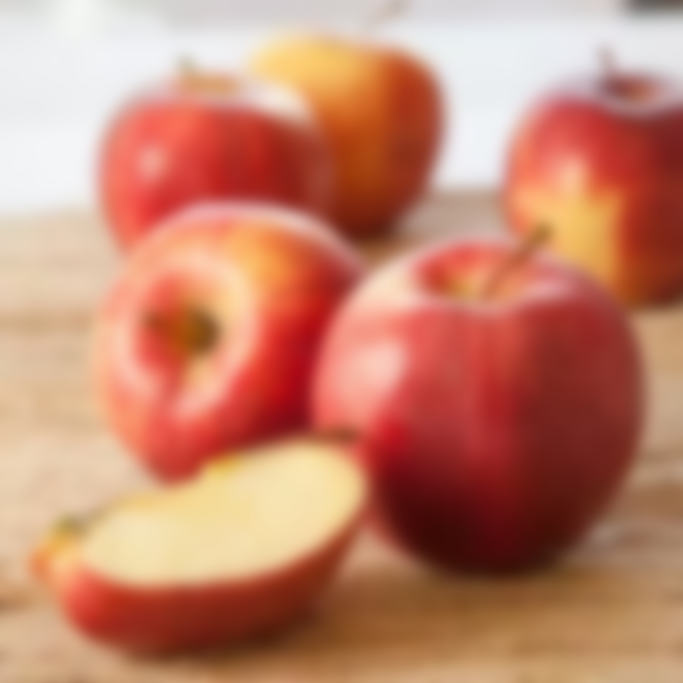
#> input picture data/raw/style/blur/1.png, 2048 x 2048 px, given as the content of the folder sktop/2025_autumn/deep_learning/SIS/3/project/data/raw/input, which was not available (shown at 1/3 size)
$ python style.py
#> lines starting #> are read from the running program, lines starting #| are printed output that depends on the picture; pictures that were not available may be replaced by others from this repository, and a replacement may not be noted
#> further down, img is the input picture: shape (2048, 2048, 3); mean B, G, R 109.8, 132.9, 196.4
#> pass 2 of the loop `for style in style_folders:`:
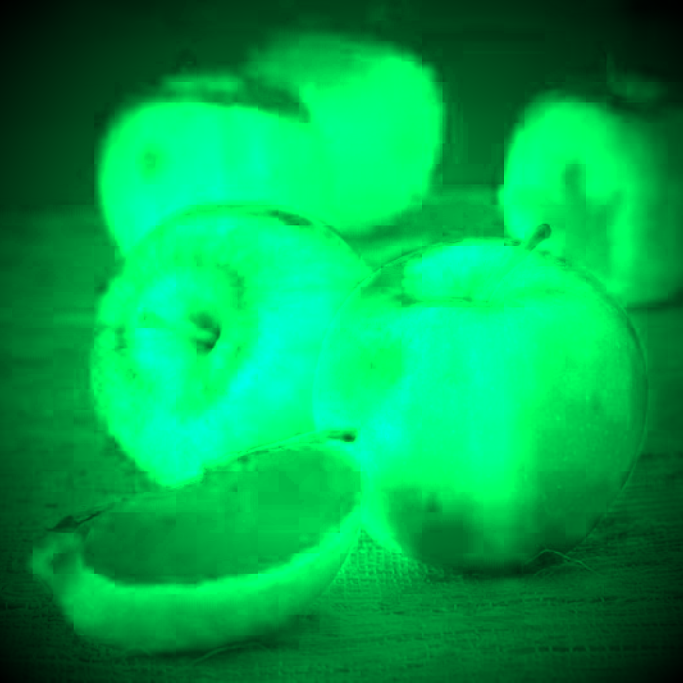
#> input picture data/raw/style/night_vis/1.png, 2048 x 2048 px, found by its file name (shown at 1/3 size)
#> img is the input picture: shape (2048, 2048, 3); mean B, G, R 76.8, 168, 0
#> `img = cv2.resize(img, RESIZE_TO)`:
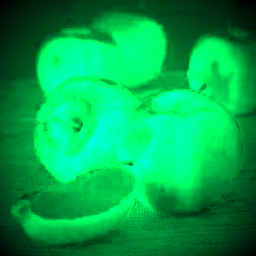
#> img: shape (256, 256, 3); mean B, G, R 76.9, 168.1, 0
import os
import cv2
import numpy as np

# ------------------------------
# CONFIG
# ------------------------------
RAW_INPUT = "/Users/amayakof/Desktop/2025_autumn/deep_learning/SIS/3/project/data/raw/input"
RAW_STYLE_ROOT = "/Users/amayakof/Desktop/2025_autumn/deep_learning/SIS/3/project/data/raw/style"

PREP_INPUT = "/Users/amayakof/Desktop/2025_autumn/deep_learning/SIS/3/project/data/preprocessed/input"
PREP_STYLE_ROOT = "/Users/amayakof/Desktop/2025_autumn/deep_learning/SIS/3/project/data/preprocessed/style"

RESIZE_TO = (256, 256)
VALID_EXT = {".jpg", ".jpeg", ".png", ".bmp", ".tiff"}

os.makedirs(PREP_INPUT, exist_ok=True)
os.makedirs(PREP_STYLE_ROOT, exist_ok=True)

# ------------------------------
# STYLE FUNCTIONS
# ------------------------------

def posterize_bgr(img, levels=6):
#> called with levels = 6
    x = img.astype(np.float32) / 255.0
    x = np.floor(x * levels) / levels
    return (x * 255).astype(np.uint8)


def outlines_soft(img, levels=6):
#> called with levels = 6
    base = posterize_bgr(img, levels=levels)
    smooth = cv2.bilateralFilter(base, d=9, sigmaColor=50, sigmaSpace=50)
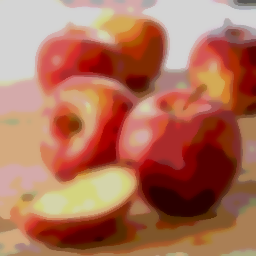
#> smooth: shape (256, 256, 3); mean B, G, R 88, 111, 174

    gray = cv2.cvtColor(base, cv2.COLOR_BGR2GRAY)
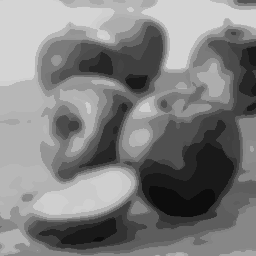
#> gray: shape (256, 256); min 13, max 212, mean 127.2
    edges = cv2.Canny(gray, 40, 120)
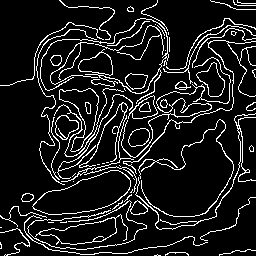
#> edges: shape (256, 256); 11.2% white in thin lines or dots
    edges_soft = cv2.GaussianBlur(edges, (5, 5), 0)
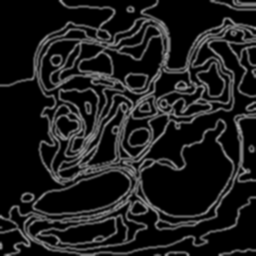
#> edges_soft: shape (256, 256); min 0, max 164, mean 28.8

    edges_rgb = cv2.cvtColor(edges_soft, cv2.COLOR_GRAY2BGR)

    light_edges = 255 - edges_rgb
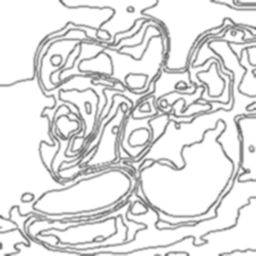
#> light_edges: shape (256, 256, 3); min 91, max 255, mean 226.2
    light_edges = (light_edges * 0.30).astype(np.uint8) + 180
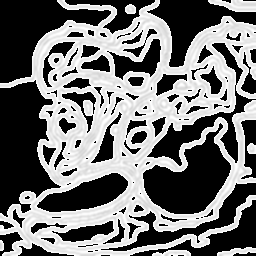
#> light_edges: shape (256, 256, 3); min 0, max 255, mean 115.3

    alpha = 0.45
    output = cv2.addWeighted(smooth, 1.0, light_edges, alpha, 0)
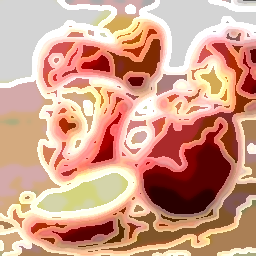
#> output: shape (256, 256, 3); mean B, G, R 138.2, 159.3, 208.9

    return output


# ------------------------------
# PROCESS RAW INPUT (resize only)
# ------------------------------
print("\n=== Processing RAW INPUT ===")
for fname in sorted(os.listdir(RAW_INPUT)):
    ext = os.path.splitext(fname)[1].lower()
    if ext not in VALID_EXT:
        continue

    path = os.path.join(RAW_INPUT, fname)
    img = cv2.imread(path)

    if img is None:
        print("Skipping:", path)
        continue

    img = cv2.resize(img, RESIZE_TO)
    cv2.imwrite(os.path.join(PREP_INPUT, fname), img)

print("Input preprocessing done.")


# ------------------------------
# PROCESS RAW STYLE FOLDERS
# ------------------------------
print("\n=== Processing RAW STYLE FOLDERS ===")

# detect all style folders automatically
style_folders = [
    f for f in os.listdir(RAW_STYLE_ROOT)
    if os.path.isdir(os.path.join(RAW_STYLE_ROOT, f))
]

print("Found styles:", style_folders)

for style in style_folders:
    raw_style_dir = os.path.join(RAW_STYLE_ROOT, style)
    prep_style_dir = os.path.join(PREP_STYLE_ROOT, style)
    os.makedirs(prep_style_dir, exist_ok=True)

    print(f"\n-- Processing style '{style}' --")

    for fname in sorted(os.listdir(raw_style_dir)):
        ext = os.path.splitext(fname)[1].lower()
        if ext not in VALID_EXT:
            continue

        path = os.path.join(raw_style_dir, fname)
        img = cv2.imread(path)

        if img is None:
            print("Skipping unreadable:", path)
            continue

        img = cv2.resize(img, RESIZE_TO)
        cv2.imwrite(os.path.join(prep_style_dir, fname), img)

print("Finished resizing all style folders.")


# ------------------------------
# GENERATE EXTRA STYLE VERSIONS (poster, outline)
# ------------------------------
print("\n=== Generating Poster & Outline Styles ===")

POSTER_OUT = os.path.join(PREP_STYLE_ROOT, "poster")
OUTLINE_OUT = os.path.join(PREP_STYLE_ROOT, "outline")

os.makedirs(POSTER_OUT, exist_ok=True)
os.makedirs(OUTLINE_OUT, exist_ok=True)

for fname in sorted(os.listdir(PREP_INPUT)):
    ext = os.path.splitext(fname)[1].lower()
    if ext not in VALID_EXT:
        continue

    img_path = os.path.join(PREP_INPUT, fname)
    img = cv2.imread(img_path)

    poster = posterize_bgr(img, levels=6)
    outline = outlines_soft(img, levels=6)

    cv2.imwrite(os.path.join(POSTER_OUT, fname), poster)
    cv2.imwrite(os.path.join(OUTLINE_OUT, fname), outline)

print("\n=== All preprocessing complete. ===")
